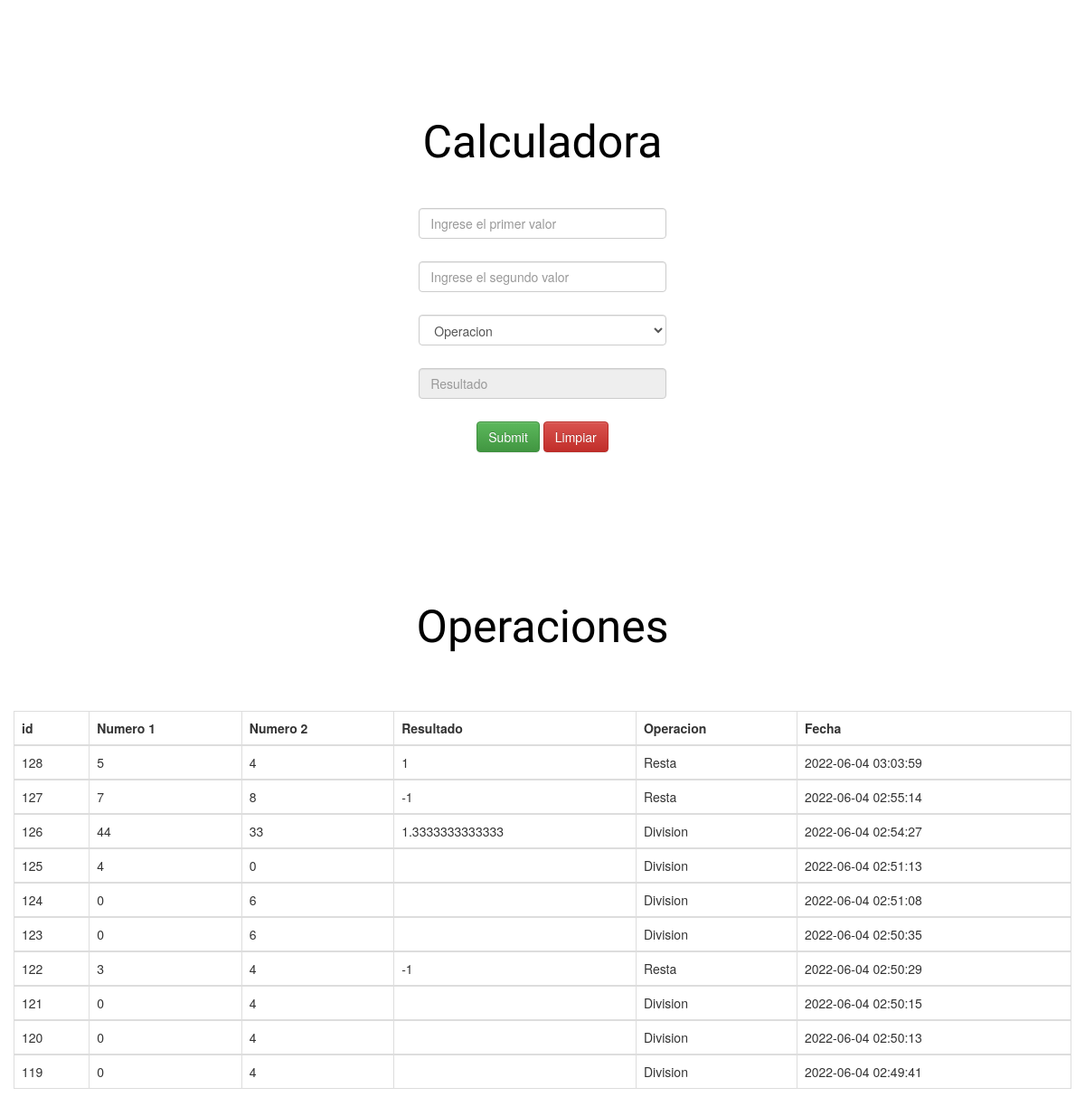
/operacion.php, run on the app's committed database.
### tables this page shows
CREATE TABLE `operacion` (
  `id` int(11) NOT NULL,
  `num1` varchar(45) NOT NULL,
  `num2` varchar(45) NOT NULL,
  `resultado` varchar(45) NOT NULL,
  `operacion` enum('0','Suma','Resta','Multiplicacion','Division') NOT NULL,
  `fecha` datetime NOT NULL
);

### operacion.php (the view, shortened to what this page needs)
<?php
$conexion= mysqli_connect('localhost','root', '', 'calculadora');
?>
<!DOCTYPE html>
<html lang="es">
<head>
    <link rel="stylesheet" href="css/style.css">
    <link rel="stylesheet" href="css/bootstrap.min.css">
    <link rel="stylesheet" href="css/bootstrap-theme.min.css">
</head>
<body>
        <div class="container">
            <div>
                <h1>Calculadora</h1>
            </div>
            <div class="row">
                <div class="col-md-12 justify-content-center">
                    <form id="form" name="form" action="<?php $_SERVER['PHP_SELF'] ?>" method="get">
                        <div class="col-md-4">
                            <div class="col-lg-12 align-items-center">
                                <input type="number" class="form-control" id="num1" name="num1" placeholder="Ingrese el primer valor">
                            </div>
                            <div class="col-lg-12">
                                <input type="number" class="form-control" id="num2" name="num2" placeholder="Ingrese el segundo valor">
                            </div>
                            <div class="col-lg-12">
                                <select id="operaciones" name="operaciones" class="form-control">
                                    <option value="0">Operacion</option>
                                </select>
                            </div>
                            <div class="col-lg-12">
                                <input type="number" class="form-control" id="result" value="<?php echo $result ?>" placeholder="Resultado" readonly>
                            </div>
                            <div class="col-lg-12">
                                <input type="submit" class="btn btn-success" id="Calcular" name="Calcular">
                                <button type="submit" value="Limpiar" class="btn btn-danger">Limpiar</button>
                            </div>
                            <div class="col-lg-12">
                            </div>
                        </div>
                    </form>
                </div>
            </div>
        </div>
        <center>
        <div id="content">
    <div>
        <h1>Operaciones</h1>
    </div>
    <div class="container-fluid" style="margin-top:50px;">
        <div class="row">
            <div class="col-xl-12 col-lg-12">
                <div class="card shadow mb-2">
                    <div class="card-body">
                        <div class="table-responsive">
                            <table class="table table-bordered" id="tblOperacion" width="99.85%">
                                <thead>
                                    <tr>
                                        <th>id</th>
                                        <th>Numero 1</th>
                                        <th>Numero 2</th>
                                        <th>Resultado</th>
                                        <th>Operacion</th>
                                        <th>Fecha</th>
                                    </tr>
                                </thead>
                                <?php
                                    $sql = "SELECT * FROM operacion ORDER by id DESC LIMIT 10";
                                    $resultado = mysqli_query($conexion, $sql);
                                    while($mostrar=mysqli_fetch_array($resultado)){
                                ?>
                                <tbody>
                                    <tr id="fila" class="primeraFila">
                                        <td><?php echo $mostrar['id']?></td>
                                        <td><?php echo $mostrar['num1']?></td>
                                        <td><?php echo $mostrar['num2']?></td>
                                        <td><?php echo $mostrar['resultado']?></td>
                                        <td><?php echo $mostrar['operacion']?></td>
                                        <td><?php echo $mostrar['fecha']?></td>
                                    </tr>
                                <?php
                                    }
                                ?>
                                </tbody>
                            </table>
                        </div>
                    </div>
                </div>
            </div>
        </div>
    </div>
</div>
</center>
</body>
</html>

### css/style.css (style rules this page uses)
body { text-align: center; }
div div h1 { font-size: 50px; text-align: center; font-family: 'Kanit'; color:black; margin-top: 130px; margin-bottom: 30px; }
div.col-lg-12 { margin-top: 15px; margin-bottom: 10px; }
form { width: 100%; max-width: 1000px; margin: 0 auto; display: flex; flex-direction: column; justify-content: center; align-items: center; }

### data on the page
operacion: id "128", num1 "5", num2 "4", resultado "1", operacion "Resta", fecha "2022-06-04 03:03:59"
operacion: id "127", num1 "7", num2 "8", resultado "-1", operacion "Resta", fecha "2022-06-04 02:55:14"
operacion: id "126", num1 "44", num2 "33", resultado "1.3333333333333", operacion "Division", fecha "2022-06-04 02:54:27"
operacion: id "125", num1 "4", num2 "0", operacion "Division", fecha "2022-06-04 02:51:13"
operacion: id "124", num1 "0", num2 "6", operacion "Division", fecha "2022-06-04 02:51:08"
operacion: id "123", num1 "0", num2 "6", operacion "Division", fecha "2022-06-04 02:50:35"
operacion: id "122", num1 "3", num2 "4", resultado "-1", operacion "Resta", fecha "2022-06-04 02:50:29"
operacion: id "121", num1 "0", num2 "4", operacion "Division", fecha "2022-06-04 02:50:15"
operacion: id "120", num1 "0", num2 "4", operacion "Division", fecha "2022-06-04 02:50:13"
operacion: id "119", num1 "0", num2 "4", operacion "Division", fecha "2022-06-04 02:49:41"
